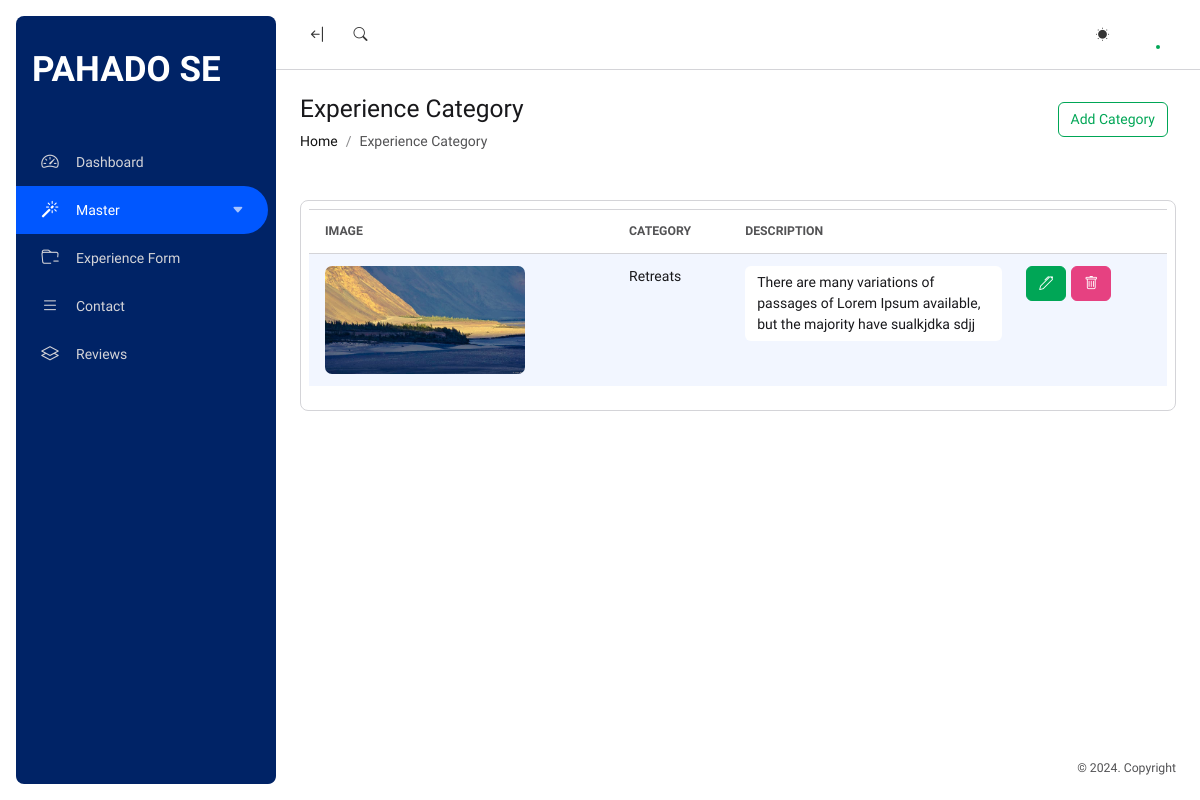
The page /ExperienceCategory (signed in) on the database its author committed.
### main/models.py (models this page shows, shortened)
class ExperienceCategory(models.Model):
    Category = models.CharField(max_length=255,null=True, blank=True)
    Description = models.CharField(max_length=255,null=True, blank=True)
    Image = models.FileField(upload_to='ExperienceCategory',null=True, blank=True)

### main/views.py (the view)
# urls.py: path('ExperienceCategory',views.Category),
@permission_required('is_superuser',login_url='AdminLogin')
def Category(request):
    dt=ExperienceCategory.objects.all()
    data={'dt':dt}
    return render(request,'admin/category.html',data)

### main/templates/admin/category.html (shortened to what this page needs)
{% extends 'admin/main.html' %}
{% load static %}
{% block content %}
<div class="toolbar p-4 bg-body">
    <div class="position-relative container-fluid px-0">
        <div class="row align-items-center position-relative">
            <div class="col-md-5 col-9 mb-4 mb-lg-0">
                <h3 class="mb-2">Experience Category</h3>
                <nav aria-label="breadcrumb">
                    <ol class="breadcrumb mb-0">
                        <li class="breadcrumb-item"><a href="/">Home</a></li>
                        <li class="breadcrumb-item active">Experience Category</li>
                    </ol>
                </nav>
            </div>
            <div class="col-md-7 col-3 text-md-end">
                <div class="d-flex justify-content-md-end align-items-center">
                    <a type="button" href="/AddCategory" class="btn btn-outline-success mb-2 me-2" >Add Category</a>
                </div>
            </div>
        </div>
    </div>
</div>
<div class="content p-4 d-flex flex-column-fluid">
    <div class="container-fluid px-0">
        <div class="row">
            <div class="col-12">
                <div class="card" id=''>
                    <div class="table-responsive p-2">
                        <table  id="exampletab" class="table mt-0 table-striped table-card table-nowrap display nowrap" style="width:100%;">
                            <thead class="text-uppercase small text-muted">
                                <tr>
                                    <th>Image</th>
                                    <th>Category</th>
                                    <th>Description</th>
                                    <th></th>
                                </tr>
                            </thead>
                            <tbody>
                                {% for i in dt %}
                                <tr>
                                    <td><img src="{{i.Image}}" class="img-fluid" style="border-radius: 7px;" alt="" width="200px"></td>
                                    <td>{{i.Category}}</td>
                                    <td><textarea class="form-control" style="border: none !important;;" readonly>{{i.Description}}</textarea></td>
                                    <td><a class="btn btn-success mr-3" href="/EditCategory/{{i.id}}"><i class="bi bi-pen"></i></a><a href="DeleteCategory/{{i.id}}" style="margin-left: 5px;" class="btn btn-danger"><i class="bi bi-trash"></i></a></td>
                                </tr>
                                {% endfor %}
                            </tbody>
                        </table>
                    </div>
                </div>
            </div>
        </div>
    </div>
</div>
{% endblock content %}

### rows shown on the page
ExperienceCategory: Image (picture), Category "Retreats", Description "There are many variations of passages of Lorem Ipsum available, but the majority have sualkjdka sdjj"
